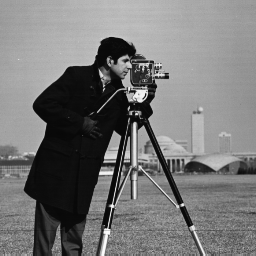
#> input picture Python/procesamiento_imagenes/Entrega_Tarea_3/cameraman.png, 256 x 256 px, found by its file name
$ python 43_butterworth_pasa_banda.py
#> lines starting #> are read from the running program, lines starting #| are printed output that depends on the picture
import cv2
import numpy as np
import matplotlib.pyplot as plt
from matplotlib import cm

img = cv2.imread('cameraman.png')
#> img is the input picture: shape (256, 256, 3); min 7, max 253, mean 118.7
gray = cv2.cvtColor(img,cv2.COLOR_BGR2GRAY)

F = np.fft.fft2(gray)
FS = np.fft.fftshift(F)

fa=10  # Frecuencia de corte
fc=28  # Frecuencia de corte
fb=30  # Frecuencia de corte


N= 3   # orden del filtro

x= np.linspace(-2*fc, 2*fc, 256)
y= np.linspace(-2*fc, 2*fc, 256)
X, Y = np.meshgrid(x,y)

H1 = 1/ (1+(np.power(np.sqrt(np.power(X,2)+np.power(Y,2))/fa,2*N)))
H2 = 1- 1/ (1+(np.power(np.sqrt(np.power(X,2)+np.power(Y,2))/fb,2*N)))

Z = H1 * H2
fig = plt.figure()
ax  = fig.add_subplot(111, projection='3d')
ax.plot_surface(X, Y, Z, cmap=cm.Spectral)
plt.show()
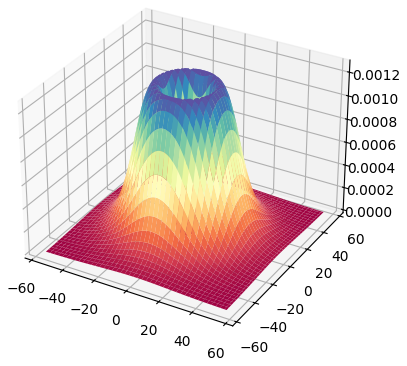
#> figure drawn by matplotlib, 1 panel


BF = Z * FS

S= np.fft.ifft2(np.fft.fftshift(BF))
out = cv2.normalize(abs(S), None, 0.0, 1.0, cv2.NORM_MINMAX)
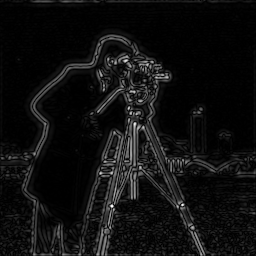
#> out: shape (256, 256) float64; min 1.71e-23, max 1, mean 0.0631

plt.imshow(out,cmap="gray")
plt.show()
